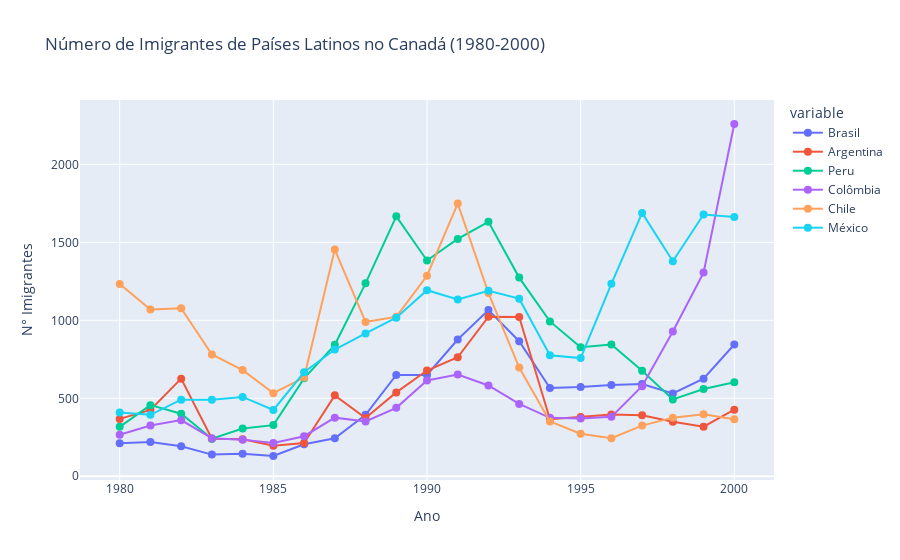

Here is the notebook cell this chart was saved with:
### Code cell
df_paises = pd.DataFrame()
for pais in paises:
    dados_pais = df.loc[pais, anos]
    df_paises[pais] = dados_pais.values
df_paises.index = anos
df_paises.index.name = 'Ano'

# Filtrar apenas de 1980 a 2000
df_paises_filtrado = df_paises.loc['1980':'2000']


fig = px.line(df_paises_filtrado, x=df_paises_filtrado.index, y=df_paises_filtrado.columns,
              title='Número de Imigrantes de Países Latinos no Canadá (1980-2000)',
              markers=True)
fig.update_traces(marker=dict(size=8))
fig.update_xaxes(tickmode='linear', tick0=1980, dtick=5, title='Ano')
fig.update_yaxes(title='N° Imigrantes')
fig.show()

### Figure 1 — Plotly figure (JSON) as saved in the notebook; plotly's stock layout.template omitted (floating-point values rounded to 4 significant figures)
{"data": [{"hovertemplate": "variable=Brasil<br>Ano=%{x}<br>value=%{y}<extra></extra>", "legendgroup": "Brasil", "line": {"color": "#636efa", "dash": "solid"}, "marker": {"size": 8, "symbol": "circle"}, "mode": "lines+markers", "name": "Brasil", "orientation": "v", "showlegend": true, "type": "scatter", "x": ["1980", "1981", "1982", "1983", "1984", "1985", "1986", "1987", "1988", "1989", "1990", "1991", "1992", "1993", "1994", "1995", "1996", "1997", "1998", "1999", "2000"], "xaxis": "x", "y": [211, 220, 192, 139, 145, 130, 205, 244, 394, 650, 650, 877, 1066, 866, 566, 572, 586, 591, 531, 626, 845], "yaxis": "y"}, {"hovertemplate": "variable=Argentina<br>Ano=%{x}<br>value=%{y}<extra></extra>", "legendgroup": "Argentina", "line": {"color": "#EF553B", "dash": "solid"}, "marker": {"size": 8, "symbol": "circle"}, "mode": "lines+markers", "name": "Argentina", "orientation": "v", "showlegend": true, "type": "scatter", "x": ["1980", "1981", "1982", "1983", "1984", "1985", "1986", "1987", "1988", "1989", "1990", "1991", "1992", "1993", "1994", "1995", "1996", "1997", "1998", "1999", "2000"], "xaxis": "x", "y": [368, 426, 626, 241, 237, 196, 213, 519, 374, 538, 678, 763, 1023, 1022, 366, 380, 396, 391, 349, 318, 427], "yaxis": "y"}, {"hovertemplate": "variable=Peru<br>Ano=%{x}<br>value=%{y}<extra></extra>", "legendgroup": "Peru", "line": {"color": "#00cc96", "dash": "solid"}, "marker": {"size": 8, "symbol": "circle"}, "mode": "lines+markers", "name": "Peru", "orientation": "v", "showlegend": true, "type": "scatter", "x": ["1980", "1981", "1982", "1983", "1984", "1985", "1986", "1987", "1988", "1989", "1990", "1991", "1992", "1993", "1994", "1995", "1996", "1997", "1998", "1999", "2000"], "xaxis": "x", "y": [317, 456, 401, 241, 306, 328, 628, 843, 1237, 1667, 1384, 1522, 1632, 1274, 993, 827, 845, 676, 493, 560, 603], "yaxis": "y"}, {"hovertemplate": "variable=Colômbia<br>Ano=%{x}<br>value=%{y}<extra></extra>", "legendgroup": "Colômbia", "line": {"color": "#ab63fa", "dash": "solid"}, "marker": {"size": 8, "symbol": "circle"}, "mode": "lines+markers", "name": "Colômbia", "orientation": "v", "showlegend": true, "type": "scatter", "x": ["1980", "1981", "1982", "1983", "1984", "1985", "1986", "1987", "1988", "1989", "1990", "1991", "1992", "1993", "1994", "1995", "1996", "1997", "1998", "1999", "2000"], "xaxis": "x", "y": [266, 326, 360, 244, 235, 214, 257, 376, 352, 439, 614, 652, 582, 464, 375, 371, 381, 578, 929, 1306, 2259], "yaxis": "y"}, {"hovertemplate": "variable=Chile<br>Ano=%{x}<br>value=%{y}<extra></extra>", "legendgroup": "Chile", "line": {"color": "#FFA15A", "dash": "solid"}, "marker": {"size": 8, "symbol": "circle"}, "mode": "lines+markers", "name": "Chile", "orientation": "v", "showlegend": true, "type": "scatter", "x": ["1980", "1981", "1982", "1983", "1984", "1985", "1986", "1987", "1988", "1989", "1990", "1991", "1992", "1993", "1994", "1995", "1996", "1997", "1998", "1999", "2000"], "xaxis": "x", "y": [1233, 1069, 1078, 781, 681, 533, 633, 1454, 990, 1023, 1286, 1749, 1175, 697, 352, 273, 244, 325, 376, 397, 366], "yaxis": "y"}, {"hovertemplate": "variable=México<br>Ano=%{x}<br>value=%{y}<extra></extra>", "legendgroup": "México", "line": {"color": "#19d3f3", "dash": "solid"}, "marker": {"size": 8, "symbol": "circle"}, "mode": "lines+markers", "name": "México", "orientation": "v", "showlegend": true, "type": "scatter", "x": ["1980", "1981", "1982", "1983", "1984", "1985", "1986", "1987", "1988", "1989", "1990", "1991", "1992", "1993", "1994", "1995", "1996", "1997", "1998", "1999", "2000"], "xaxis": "x", "y": [409, 394, 491, 490, 509, 425, 667, 813, 916, 1017, 1193, 1134, 1189, 1139, 776, 758, 1234, 1689, 1379, 1679, 1662], "yaxis": "y"}], "layout": {"legend": {"title": {"text": "variable"}, "tracegroupgap": 0}, "title": {"text": "Número de Imigrantes de Países Latinos no Canadá (1980-2000)"}, "xaxis": {"anchor": "y", "domain": [0, 1], "dtick": 5, "tick0": 1980, "tickmode": "linear", "title": {"text": "Ano"}}, "yaxis": {"anchor": "x", "domain": [0, 1], "title": {"text": "N° Imigrantes"}}}}
